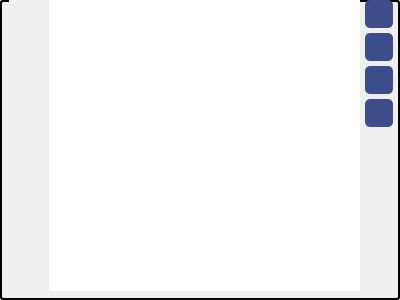
<?xml version="1.0" encoding="UTF-8"?>
<ui version="4.0">
 <class>editorWidget</class>
 <widget class="QWidget" name="editorWidget">
  <property name="geometry">
   <rect>
    <x>0</x>
    <y>0</y>
    <width>400</width>
    <height>300</height>
   </rect>
  </property>
  <property name="windowTitle">
   <string>Form</string>
  </property>
  <property name="styleSheet">
   <string notr="true">font-size: 12pt;</string>
  </property>
  <layout class="QHBoxLayout" name="horizontalLayout_2">
   <property name="spacing">
    <number>0</number>
   </property>
   <property name="leftMargin">
    <number>0</number>
   </property>
   <property name="topMargin">
    <number>0</number>
   </property>
   <property name="rightMargin">
    <number>0</number>
   </property>
   <property name="bottomMargin">
    <number>0</number>
   </property>
   <item>
    <widget class="QWidget" name="widget" native="true">
     <property name="styleSheet">
      <string notr="true">QWidget#widget{
	border:2px solid ocean;
	border-radius:3px;
}</string>
     </property>
     <layout class="QHBoxLayout" name="horizontalLayout">
      <property name="spacing">
       <number>0</number>
      </property>
      <property name="topMargin">
       <number>0</number>
      </property>
      <property name="rightMargin">
       <number>7</number>
      </property>
      <item>
       <widget class="QScrollArea" name="scrollArea">
        <property name="sizePolicy">
         <sizepolicy hsizetype="Minimum" vsizetype="Expanding">
          <horstretch>0</horstretch>
          <verstretch>0</verstretch>
         </sizepolicy>
        </property>
        <property name="minimumSize">
         <size>
          <width>1</width>
          <height>0</height>
         </size>
        </property>
        <property name="maximumSize">
         <size>
          <width>40</width>
          <height>16777215</height>
         </size>
        </property>
        <property name="styleSheet">
         <string notr="true">border:none;</string>
        </property>
        <property name="widgetResizable">
         <bool>true</bool>
        </property>
        <property name="alignment">
         <set>Qt::AlignLeading|Qt::AlignLeft|Qt::AlignVCenter</set>
        </property>
        <widget class="QWidget" name="scrollAreaWidgetContents_2">
         <property name="geometry">
          <rect>
           <x>0</x>
           <y>0</y>
           <width>40</width>
           <height>291</height>
          </rect>
         </property>
         <property name="sizePolicy">
          <sizepolicy hsizetype="Minimum" vsizetype="Preferred">
           <horstretch>0</horstretch>
           <verstretch>0</verstretch>
          </sizepolicy>
         </property>
         <property name="minimumSize">
          <size>
           <width>0</width>
           <height>0</height>
          </size>
         </property>
         <property name="maximumSize">
          <size>
           <width>40</width>
           <height>16777215</height>
          </size>
         </property>
         <layout class="QVBoxLayout" name="verticalLayout_2">
          <property name="spacing">
           <number>0</number>
          </property>
          <property name="leftMargin">
           <number>0</number>
          </property>
          <property name="topMargin">
           <number>0</number>
          </property>
          <property name="rightMargin">
           <number>0</number>
          </property>
          <property name="bottomMargin">
           <number>0</number>
          </property>
          <item>
           <widget class="QLabel" name="lineNo">
            <property name="sizePolicy">
             <sizepolicy hsizetype="Minimum" vsizetype="Preferred">
              <horstretch>0</horstretch>
              <verstretch>0</verstretch>
             </sizepolicy>
            </property>
            <property name="minimumSize">
             <size>
              <width>30</width>
              <height>0</height>
             </size>
            </property>
            <property name="maximumSize">
             <size>
              <width>40</width>
              <height>16777215</height>
             </size>
            </property>
            <property name="lineWidth">
             <number>1</number>
            </property>
            <property name="text">
             <string/>
            </property>
            <property name="alignment">
             <set>Qt::AlignLeading|Qt::AlignLeft|Qt::AlignTop</set>
            </property>
            <property name="textInteractionFlags">
             <set>Qt::LinksAccessibleByMouse</set>
            </property>
           </widget>
          </item>
         </layout>
        </widget>
       </widget>
      </item>
      <item>
       <widget class="QTextEdit" name="textEdit">
        <property name="sizePolicy">
         <sizepolicy hsizetype="Preferred" vsizetype="Expanding">
          <horstretch>0</horstretch>
          <verstretch>0</verstretch>
         </sizepolicy>
        </property>
        <property name="cursor" stdset="0">
         <cursorShape>IBeamCursor</cursorShape>
        </property>
        <property name="styleSheet">
         <string notr="true">border:none;</string>
        </property>
        <property name="inputMethodHints">
         <set>Qt::ImhMultiLine|Qt::ImhNoAutoUppercase</set>
        </property>
        <property name="frameShadow">
         <enum>QFrame::Sunken</enum>
        </property>
       </widget>
      </item>
      <item>
       <widget class="QWidget" name="editorControlBox" native="true">
        <property name="minimumSize">
         <size>
          <width>33</width>
          <height>0</height>
         </size>
        </property>
        <property name="maximumSize">
         <size>
          <width>33</width>
          <height>16777215</height>
         </size>
        </property>
        <property name="styleSheet">
         <string notr="true">QWidget{
	font-size:14px;
	color: white;
	border-radius:5px;
}
QPushButton{
	background:#3D4D8C;
}

QPushButton:hover{
	background:rgb(83, 101, 178);
}</string>
        </property>
        <layout class="QVBoxLayout" name="verticalLayout">
         <property name="spacing">
          <number>5</number>
         </property>
         <property name="leftMargin">
          <number>5</number>
         </property>
         <property name="topMargin">
          <number>0</number>
         </property>
         <property name="rightMargin">
          <number>0</number>
         </property>
         <property name="bottomMargin">
          <number>0</number>
         </property>
         <item>
          <widget class="QPushButton" name="editorSnippetSettingsButton">
           <property name="minimumSize">
            <size>
             <width>28</width>
             <height>28</height>
            </size>
           </property>
           <property name="maximumSize">
            <size>
             <width>28</width>
             <height>28</height>
            </size>
           </property>
           <property name="toolTip">
            <string>&lt;html&gt;&lt;head/&gt;&lt;body&gt;&lt;p&gt;edit this snippet's settings&lt;/p&gt;&lt;/body&gt;&lt;/html&gt;</string>
           </property>
           <property name="text">
            <string/>
           </property>
          </widget>
         </item>
         <item>
          <widget class="QPushButton" name="editorCopyButton">
           <property name="minimumSize">
            <size>
             <width>28</width>
             <height>28</height>
            </size>
           </property>
           <property name="maximumSize">
            <size>
             <width>28</width>
             <height>28</height>
            </size>
           </property>
           <property name="toolTip">
            <string>&lt;html&gt;&lt;head/&gt;&lt;body&gt;&lt;p&gt;copy the snippet code to clipboard&lt;/p&gt;&lt;/body&gt;&lt;/html&gt;</string>
           </property>
           <property name="text">
            <string/>
           </property>
          </widget>
         </item>
         <item>
          <widget class="QPushButton" name="editorSaveButton">
           <property name="minimumSize">
            <size>
             <width>28</width>
             <height>28</height>
            </size>
           </property>
           <property name="maximumSize">
            <size>
             <width>28</width>
             <height>28</height>
            </size>
           </property>
           <property name="toolTip">
            <string>&lt;html&gt;&lt;head/&gt;&lt;body&gt;&lt;p&gt;save snippet code&lt;/p&gt;&lt;/body&gt;&lt;/html&gt;</string>
           </property>
           <property name="text">
            <string/>
           </property>
          </widget>
         </item>
         <item>
          <widget class="QPushButton" name="tabCloseButton">
           <property name="minimumSize">
            <size>
             <width>28</width>
             <height>28</height>
            </size>
           </property>
           <property name="maximumSize">
            <size>
             <width>28</width>
             <height>28</height>
            </size>
           </property>
           <property name="toolTip">
            <string>&lt;html&gt;&lt;head/&gt;&lt;body&gt;&lt;p&gt;Close this tab&lt;/p&gt;&lt;/body&gt;&lt;/html&gt;</string>
           </property>
           <property name="text">
            <string/>
           </property>
          </widget>
         </item>
         <item>
          <spacer name="verticalSpacer">
           <property name="orientation">
            <enum>Qt::Vertical</enum>
           </property>
           <property name="sizeHint" stdset="0">
            <size>
             <width>20</width>
             <height>40</height>
            </size>
           </property>
          </spacer>
         </item>
        </layout>
       </widget>
      </item>
     </layout>
    </widget>
   </item>
  </layout>
 </widget>
 <resources/>
 <connections/>
</ui>
